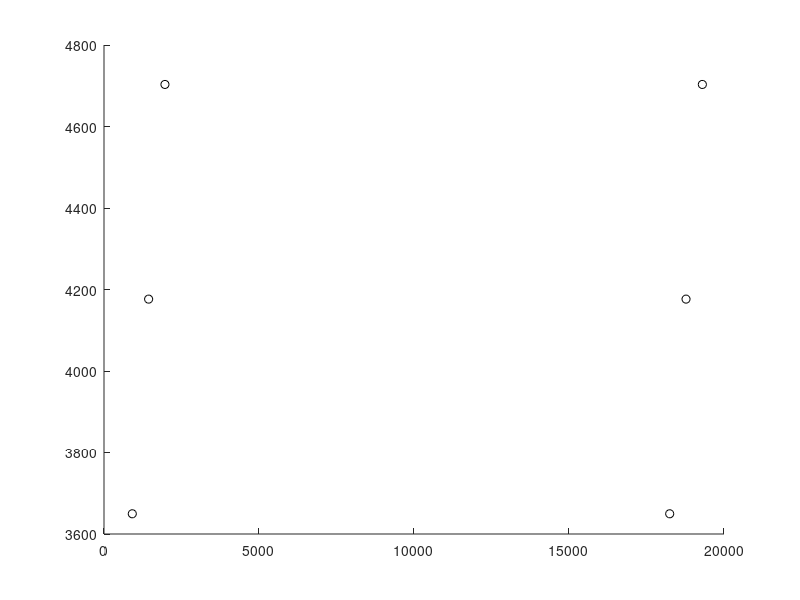

Reproduce this figure in MATLAB.
clear all

global Bscrew Bedge Beclimb Bline

bmag = 2.74E-4; %microns
mumag = 160e3;  % MPa
l = 0.5/bmag;
b = 1/2*[1 1 1];


side1 = [1  1  1]/sqrt(3);


n = [-1 0 1] %cross(side2,b);

%start from center of grid

%P1 = [0.52 0.52  1.7]/bmag; %exiting top
%P1 = [0.52 0.1 0.52]/bmag; %lateral
dx=5; %microns
dy=2; %microns 
dz=2; %microns
ns= 10 %number of sources
 
P1 = [dx 0.5*dy, 0.8*dz]/bmag;
P2m = P1 + l*side1*0.5;
P2 = P1 + l*side1;


P3 = [0.05*dx 0.5*dy, 0.2*dz]/bmag;
P3m = P3 + l*side1*0.5;
P4 = P3 + l*side1;


rn = [ 
       P1, 7;
       P2m, 0;
       P2, 7;
       P3, 7;
       P3m, 0;
       P4, 7;    
     ];
 
links = [ 1 2 b n;
          2 3 b n;          
          4 5 b n;
          5 6 b n;
         ];
           
MU = 1; 
NU = 0.305; 
maxconnections=4; 
lmax = 1000; 
lmin = 100; 
coplanar_tol = 10;
areamin=lmin*lmin*sin(60/180*pi)*0.5; 
areamax=20*areamin; 
a=lmin/sqrt(3)*0.5; 
Ec = MU/(4*pi)*log(a/0.1); 
dt0=1e7;  
mobility='mobbcc0'; 

intSimTime = 0;
sinTime = 0;
dtplot=5e6;
doplot=1;% frame recording: 1 == on, 0 == off
totalSimTime = 0.3e12;
curstep = 0;
simTime = 0;

Bscrew=1e0;
Bedge=1e0;
Beclimb=1e10;
Bline=1.0e-4*min(Bscrew,Bedge);

integrator='int_trapezoid'; 
rann = 0.5*a; 
rntol = 0.5*rann; 
doremesh=1; %flat set to 0 or 1 that turns the remesh functions off or on
docollision=1; %flat set to 0 or 1 that turns collision detection off or on
doseparation=1; %flat set to 0 or 1 that turns splitting algorithm for highly connected node off or on
dovirtmesh=1; %flat set to 0 or 1 that turns remeshing of virtual nodes off or on
plotfreq=100; 
plim=7000;
viewangle=[-35,15]; 
printfreq=1; 
printnode=2; 
rmax=100; %maximum distance a node may travel in one cycle

%FEM CANTILEVER PARAMETERS

% dx=12; %microns
% dy=2; %microns 
% dz=2; %microns
%tungsten "a" is 0.000274
dx = dx/bmag;
dy = dy/bmag;
dz = dz/bmag;

mx=30; % number of elements along beam length
loading=1; 
vertices = [0,0,0;...
            dx,0,0;...
            0,dy,0;...
            dx,dy,0;...
            0,0,dz;...
            dx,0,dz;...
            0,dy,dz;...
            dx,dy,dz];

%plotnodes(rn,links,plim,vertices);
hold on;
plot3(rn(:,1), rn(:,2), rn(:,3),'ko'); %nodes
